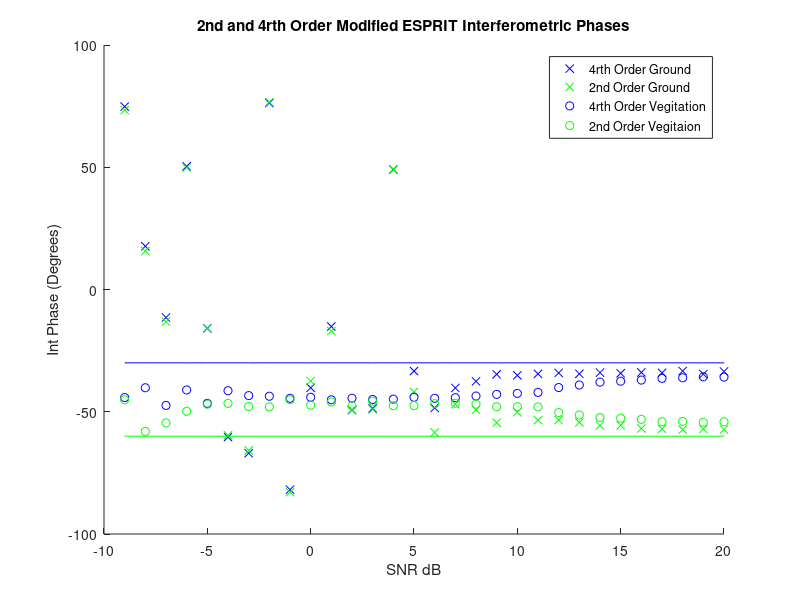
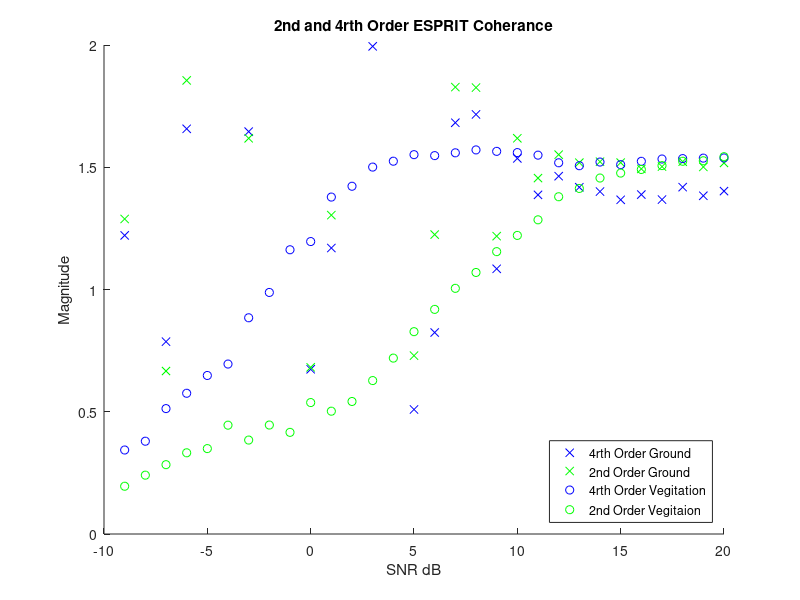

Source code (MATLAB) for these figures, in order:
%% Afric_Sim_test_ESPRIT
clc;clear;
%% Initializations
alpha = 1; %ground weighting factor
beta = 1;   %veg weighting factor

Pol_ground = [1;1;0]./sqrt(2);
Pol_vegitation = [1;1;1]./sqrt(3);

eye_optimal = 0.1;
G_O = 30;
ground_offset = G_O*pi/180; % ground interferomitry offset
V_O = 60;
vegitation_offset = V_O*pi/180;    % veg interferomitry offset

Averaged_samples = 100;
Window_optimal = 81;    %size of window
SNR_samples = 30;

ground_4=zeros(SNR_samples,1);
ground_2=zeros(SNR_samples,1);

vegitation_4=zeros(SNR_samples,1);
vegitation_2=zeros(SNR_samples,1);

SNR = zeros(1,SNR_samples);
%% Matrix Construction
for SNR_sample = (1:SNR_samples);
    
    SNR(SNR_sample)=SNR_sample-10;
    Noise = (10^(-SNR(SNR_sample)/20))/sqrt(3);
    
    for unusedvariable = 1:Averaged_samples
        
        %% Matrix Construction
        
        g =  Pol_ground*exp(1i*2*pi*rand(1,Window_optimal));
        v =  Pol_vegitation*exp(1i*2*pi*rand(1,Window_optimal));
        
        s1 = alpha*g + beta*v;
        s2 = alpha*exp(1i*ground_offset)*g + beta*exp(1i*vegitation_offset)*v;
        
        s1_Noise = s1 + Noise*sqrt(-2*log(1-rand(3,Window_optimal))).*exp(1i*2*pi*rand(3,Window_optimal));
        s2_Noise = s2 + Noise*sqrt(-2*log(1-rand(3,Window_optimal))).*exp(1i*2*pi*rand(3,Window_optimal));
        
        %% Forming the Six Arrays
        S1_2 = [s1_Noise(1,:)
            s1_Noise(2,:)
            s1_Noise(3,:)];
        
        S2_2 = [s2_Noise(1,:)
            s2_Noise(2,:)
            s2_Noise(3,:)];
        
        R11_2 = S1_2*S1_2.'/Window_optimal;
        E_h1_h1 = R11_2(1,1);
        E_h1_v1 = R11_2(1,2);
        E_h1_x1 = R11_2(1,3);
        E_v1_v1 = R11_2(2,2);
        E_v1_x1 = R11_2(2,3);
        E_x1_x1 = R11_2(3,3);
        
        R11c_2 = S1_2*S1_2'/Window_optimal;
        E_h1_h1c = R11c_2(1,1);
        E_h1_v1c = R11c_2(1,2);
        E_h1_x1c = R11c_2(1,3);
        E_v1_h1c = R11c_2(2,1);
        E_v1_v1c = R11c_2(2,2);
        E_v1_x1c = R11c_2(2,3);
        E_x1_h1c = R11c_2(3,1);
        E_x1_v1c = R11c_2(3,2);
        E_x1_x1c = R11c_2(3,3);
        
        R22_2 = S2_2*S2_2.'/Window_optimal;
        E_h2_h2 = R22_2(1,1);
        E_h2_v2 = R22_2(1,2);
        E_h2_x2 = R22_2(1,3);
        E_v2_v2 = R22_2(2,2);
        E_v2_x2 = R22_2(2,3);
        E_x2_x2 = R22_2(3,3);
        
        R12c_2 = S1_2*S2_2'/Window_optimal;
        E_h1_h2c = R12c_2(1,1);
        E_h1_v2c = R12c_2(1,2);
        E_h1_x2c = R12c_2(1,3);
        E_v1_h2c = R12c_2(2,1);
        E_v1_v2c = R12c_2(2,2);
        E_v1_x2c = R12c_2(2,3);
        E_x1_h2c = R12c_2(3,1);
        E_x1_v2c = R12c_2(3,2);
        E_x1_x2c = R12c_2(3,3);
        
        S1_4 = [s1_Noise(1,:).*s1_Noise(1,:)
            s1_Noise(2,:).*s1_Noise(2,:)
            s1_Noise(3,:).*s1_Noise(3,:)
            s1_Noise(1,:).*s1_Noise(2,:)
            s1_Noise(1,:).*s1_Noise(3,:)
            s1_Noise(2,:).*s1_Noise(3,:)];
        
        S2_4 = [s2_Noise(1,:).*s2_Noise(1,:)
            s2_Noise(2,:).*s2_Noise(2,:)
            s2_Noise(3,:).*s2_Noise(3,:)
            s2_Noise(1,:).*s2_Noise(2,:)
            s2_Noise(1,:).*s2_Noise(3,:)
            s2_Noise(2,:).*s2_Noise(3,:)];
        
        R1_4 = S1_4*S1_4'/Window_optimal;
        R2_4 = S1_4*S2_4'/Window_optimal;
        
        %% Forming Cumulant One Matrix
        %% HH
        Cumulant_1(1,1) = R1_4(1,1) - E_h1_h1*conj(E_h1_h1)...
            - E_h1_h1c*E_h1_h1c ...
            - E_h1_h1c*E_h1_h1c;
        
        Cumulant_1(1,2) = R1_4(1,2) - E_h1_h1*conj(E_v1_v1)...
            - E_h1_v1c*E_h1_v1c...
            - E_h1_v1c*E_h1_v1c;
        
        Cumulant_1(1,3) = R1_4(1,3) - E_h1_h1*conj(E_x1_x1)...
            - E_h1_x1c*E_h1_x1c...
            - E_h1_x1c*E_h1_x1c;
        
        Cumulant_1(1,4) = R1_4(1,4) - E_h1_h1*conj(E_h1_v1)...
            - E_h1_h1c*E_h1_v1c...
            - E_h1_v1c*E_h1_h1c;
        
        Cumulant_1(1,5) = R1_4(1,5) - E_h1_h1*conj(E_h1_x1)...
            - E_h1_h1c*E_h1_x1c...
            - E_h1_x1c*E_h1_h1c;
        
        Cumulant_1(1,6) = R1_4(1,6) - E_h1_h1*conj(E_v1_x1)...
            - E_h1_v1c*E_h1_x1c...
            - E_h1_x1c*E_h1_v1c;
        %% VV
        Cumulant_1(2,1) = R1_4(2,1) - E_v1_v1*conj(E_h1_h1)...
            - E_v1_h1c*E_v1_h1c...
            - E_v1_h1c*E_v1_h1c;
        
        Cumulant_1(2,2) = R1_4(2,2) - E_v1_v1*conj(E_v1_v1)...
            - E_v1_v1c*E_v1_v1c...
            - E_v1_v1c*E_v1_v1c;
        
        Cumulant_1(2,3) = R1_4(2,3) - E_v1_v1*conj(E_x1_x1)...
            - E_v1_x1c*E_v1_x1c...
            - E_v1_x1c*E_v1_x1c;
        
        Cumulant_1(2,4) = R1_4(2,4) - E_v1_v1*conj(E_h1_v1)...
            - E_v1_h1c*E_v1_v1c...
            - E_v1_v1c*E_v1_h1c;
        
        Cumulant_1(2,5) = R1_4(2,5) - E_v1_v1*conj(E_h1_x1)...
            - E_v1_h1c*E_v1_x1c...
            - E_v1_x1c*E_v1_h1c;
        
        Cumulant_1(2,6) = R1_4(2,6) - E_v1_v1*conj(E_v1_x1)...
            - E_v1_v1c*E_v1_x1c...
            - E_v1_x1c*E_v1_v1c;
        %% XX
        
        Cumulant_1(3,1) = R1_4(3,1) - E_x1_x1*conj(E_h1_h1)...
            - E_x1_h1c*E_x1_h1c...
            - E_x1_h1c*E_x1_h1c;
        
        Cumulant_1(3,2) = R1_4(3,2) - E_x1_x1*conj(E_v1_v1)...
            - E_x1_v1c*E_x1_v1c...
            - E_x1_v1c*E_x1_v1c;
        
        Cumulant_1(3,3) = R1_4(3,3) - E_x1_x1*conj(E_x1_x1)...
            - E_x1_x1c*E_x1_x1c...
            - E_x1_x1c*E_x1_x1c;
        
        Cumulant_1(3,4) = R1_4(3,4) - E_x1_x1*conj(E_h1_v1)...
            - E_x1_h1c*E_x1_v1c...
            - E_x1_v1c*E_x1_h1c;
        
        Cumulant_1(3,5) = R1_4(3,5) - E_x1_x1*conj(E_h1_x1)...
            - E_x1_h1c*E_x1_x1c...
            - E_x1_x1c*E_x1_h1c;
        
        Cumulant_1(3,6) = R1_4(3,6) - E_x1_x1*conj(E_v1_x1)...
            - E_x1_v1c*E_x1_x1c...
            - E_x1_x1c*E_x1_v1c;
        %% HV
        Cumulant_1(4,1) = R1_4(4,1) - E_h1_v1*conj(E_h1_h1)...
            - E_h1_h1c*E_v1_h1c...
            - E_h1_h1c*E_v1_h1c;
        
        Cumulant_1(4,2) = R1_4(4,2) - E_h1_v1*conj(E_v1_v1)...
            - E_h1_v1c*E_v1_v1c...
            - E_h1_v1c*E_v1_v1c;
        
        Cumulant_1(4,3) = R1_4(4,3) - E_h1_v1*conj(E_x1_x1)...
            - E_h1_x1c*E_v1_x1c...
            - E_h1_x1c*E_v1_x1c;
        
        Cumulant_1(4,4) = R1_4(4,4) - E_h1_v1*conj(E_h1_v1)...
            - E_h1_h1c*E_v1_v1c...
            - E_h1_v1c*E_v1_h1c;
        
        Cumulant_1(4,5) = R1_4(4,5) - E_h1_v1*conj(E_h1_x1)...
            - E_h1_h1c*E_v1_x1c...
            - E_h1_x1c*E_v1_h1c;
        
        Cumulant_1(4,6) = R1_4(4,6) - E_h1_v1*conj(E_v1_x1)...
            - E_h1_v1c*E_v1_x1c...
            - E_h1_x1c*E_v1_v1c;
        %% HX
        Cumulant_1(5,1) = R1_4(5,1) - E_h1_x1*conj(E_h1_h1)...
            - E_h1_h1c*E_x1_h1c...
            - E_h1_h1c*E_x1_h1c;
        
        Cumulant_1(5,2) = R1_4(5,2) - E_h1_x1*conj(E_v1_v1)...
            - E_h1_v1c*E_x1_v1c...
            - E_h1_v1c*E_x1_v1c;
        
        Cumulant_1(5,3) = R1_4(5,3) - E_h1_x1*conj(E_x1_x1)...
            - E_h1_x1c*E_x1_x1c...
            - E_h1_x1c*E_x1_x1c;
        
        Cumulant_1(5,4) = R1_4(5,4) - E_h1_x1*conj(E_h1_v1)...
            - E_h1_h1c*E_x1_v1c...
            - E_h1_v1c*E_x1_h1c;
        
        Cumulant_1(5,5) = R1_4(5,5) - E_h1_x1*conj(E_h1_x1)...
            - E_h1_h1c*E_x1_x1c...
            - E_h1_x1c*E_x1_h1c;
        
        Cumulant_1(5,6) = R1_4(5,6) - E_h1_x1*conj(E_v1_x1)...
            - E_h1_v1c*E_x1_x1c...
            - E_h1_x1c*E_x1_v1c;
        %%VX
        Cumulant_1(6,1) = R1_4(6,1) - E_v1_x1*conj(E_h1_h1)...
            - E_v1_h1c*E_x1_h1c...
            - E_v1_h1c*E_x1_h1c;
        
        Cumulant_1(6,2) = R1_4(6,2) - E_v1_x1*conj(E_v1_v1)...
            - E_v1_v1c*E_x1_v1c...
            - E_v1_v1c*E_x1_v1c;
        
        Cumulant_1(6,3) = R1_4(6,3) - E_v1_x1*conj(E_x1_x1)...
            - E_v1_x1c*E_x1_x1c...
            - E_v1_x1c*E_x1_x1c;
        
        Cumulant_1(6,4) = R1_4(6,4) - E_v1_x1*conj(E_h1_v1)...
            - E_v1_h1c*E_x1_v1c...
            - E_v1_v1c*E_x1_h1c;
        
        Cumulant_1(6,5) = R1_4(6,5) - E_v1_x1*conj(E_h1_x1)...
            - E_v1_h1c*E_x1_x1c...
            - E_v1_x1c*E_x1_h1c;
        
        Cumulant_1(6,6) = R1_4(6,6) - E_v1_x1*conj(E_v1_x1)...
            - E_v1_v1c*E_x1_x1c...
            - E_v1_x1c*E_x1_v1c;
        
        %% Forming Cumulant Two Matrix
        %% HH
        Cumulant_2(1,1) = R2_4(1,1) - E_h1_h1*conj(E_h2_h2)...
            - E_h1_h2c*E_h1_h2c...
            - E_h1_h2c*E_h1_h2c;
        
        Cumulant_2(1,2) = R2_4(1,2) - E_h1_h1*conj(E_v2_v2)...
            - E_h1_v2c*E_h1_v2c...
            - E_h1_v2c*E_h1_v2c;
        
        Cumulant_2(1,3) = R2_4(1,3) - E_h1_h1*conj(E_x2_x2)...
            - E_h1_x2c*E_h1_x2c...
            - E_h1_x2c*E_h1_x2c;
        
        Cumulant_2(1,4) = R2_4(1,4) - E_h1_h1*conj(E_h2_v2)...
            - E_h1_h2c*E_h1_v2c...
            - E_h1_v2c*E_h1_h2c;
        
        
        Cumulant_2(1,5) = R2_4(1,5) - E_h1_h1*conj(E_h2_x2)...
            - E_h1_h2c*E_h1_x2c...
            - E_h1_x2c*E_h1_h2c;
        
        Cumulant_2(1,6) = R2_4(1,6) - E_h1_h1*conj(E_v2_x2)...
            - E_h1_v2c*E_h1_x2c...
            - E_h1_x2c*E_h1_v2c;
        %% VV
        Cumulant_2(2,1) = R2_4(2,1) - E_v1_v1*conj(E_h2_h2)...
            - E_v1_h2c*E_v1_h2c...
            - E_v1_h2c*E_v1_h2c;
        
        Cumulant_2(2,2) = R2_4(2,2) - E_v1_v1*conj(E_v2_v2)...
            - E_v1_v2c*E_v1_v2c...
            - E_v1_v2c*E_v1_v2c;
        
        Cumulant_2(2,3) = R2_4(2,3) - E_v1_v1*conj(E_x2_x2)...
            - E_v1_x2c*E_v1_x2c...
            - E_v1_x2c*E_v1_x2c;
        
        Cumulant_2(2,4) = R2_4(2,4) - E_v1_v1*conj(E_h2_v2)...
            - E_v1_h2c*E_v1_v2c...
            - E_v1_v2c*E_v1_h2c;
        
        Cumulant_2(2,5) = R2_4(2,5) - E_v1_v1*conj(E_h2_x2)...
            - E_v1_h2c*E_v1_x2c...
            - E_v1_x2c*E_v1_h2c;
        
        Cumulant_2(2,6) = R2_4(2,6) - E_v1_v1*conj(E_v2_x2)...
            - E_v1_v2c*E_v1_x2c...
            - E_v1_x2c*E_v1_v2c;
        %% XX
        Cumulant_2(3,1) = R2_4(3,1) - E_x1_x1*conj(E_h2_h2)...
            - E_x1_h2c*E_x1_h2c...
            - E_x1_h2c*E_x1_h2c;
        
        Cumulant_2(3,2) = R2_4(3,2) - E_x1_x1*conj(E_v2_v2)...
            - E_x1_v2c*E_x1_v2c...
            - E_x1_v2c*E_x1_v2c;
        
        Cumulant_2(3,3) = R2_4(3,3) - E_x1_x1*conj(E_x2_x2)...
            - E_x1_x2c*E_x1_x2c...
            - E_x1_x2c*E_x1_x2c;
        
        Cumulant_2(3,4) = R2_4(3,4) - E_x1_x1*conj(E_h2_v2)...
            - E_x1_h2c*E_x1_v2c...
            - E_x1_v2c*E_x1_h2c;
        
        Cumulant_2(3,5) = R2_4(3,5) - E_x1_x1*conj(E_h2_x2)...
            - E_x1_h2c*E_x1_x2c...
            - E_x1_x2c*E_x1_h2c;
        
        Cumulant_2(3,6) = R2_4(3,6) - E_x1_x1*conj(E_v2_x2)...
            - E_x1_v2c*E_x1_x2c...
            - E_x1_x2c*E_x1_v2c;
        %% HV
        
        Cumulant_2(4,1) = R2_4(4,1) - E_h1_v1*conj(E_h2_h2)...
            - E_h1_h2c*E_v1_h2c...
            - E_h1_h2c*E_v1_h2c;
        
        Cumulant_2(4,2) = R2_4(4,2) - E_h1_v1*conj(E_v2_v2)...
            - E_h1_v2c*E_v1_v2c...
            - E_h1_v2c*E_v1_v2c;
        
        Cumulant_2(4,3) = R2_4(4,3) - E_h1_v1*conj(E_x2_x2)...
            - E_h1_x2c*E_v1_x2c...
            - E_h1_x2c*E_v1_x2c;
        
        Cumulant_2(4,4) = R2_4(4,4) - E_h1_v1*conj(E_h2_v2)...
            - E_h1_h2c*E_v1_v2c...
            - E_h1_v2c*E_v1_h2c;
        
        Cumulant_2(4,5) = R2_4(4,5) - E_h1_v1*conj(E_h2_x2)...
            - E_h1_h2c*E_v1_x2c...
            - E_h1_x2c*E_v1_h2c;
        
        Cumulant_2(4,6) = R2_4(4,6) - E_h1_v1*conj(E_v2_x2)...
            - E_h1_v2c*E_v1_x2c...
            - E_h1_x2c*E_v1_v2c;
        %% HX
        Cumulant_2(5,1) = R2_4(5,1) - E_h1_x1*conj(E_h2_h2)...
            - E_h1_h2c*E_x1_h2c...
            - E_h1_h2c*E_x1_h2c;
        
        Cumulant_2(5,2) = R2_4(5,2) - E_h1_x1*conj(E_v2_v2)...
            - E_h1_v2c*E_x1_v2c...
            - E_h1_v2c*E_x1_v2c;
        
        Cumulant_2(5,3) = R2_4(5,3) - E_h1_x1*conj(E_x2_x2)...
            - E_h1_x2c*E_x1_x2c...
            - E_h1_x2c*E_x1_x2c;
        
        Cumulant_2(5,4) = R2_4(5,4) - E_h1_x1*conj(E_h2_v2)...
            - E_h1_h2c*E_x1_v2c...
            - E_h1_v2c*E_x1_h2c;
        
        Cumulant_2(5,5) = R2_4(5,5) - E_h1_x1*conj(E_h2_x2)...
            - E_h1_h2c*E_x1_x2c...
            - E_h1_x2c*E_x1_h2c;
        
        Cumulant_2(5,6) = R2_4(5,6) - E_h1_x1*conj(E_v2_x2)...
            - E_h1_v2c*E_x1_x2c...
            - E_h1_x2c*E_x1_v2c;
        % VX
        
        Cumulant_2(6,1) = R2_4(6,1) - E_v1_x1*conj(E_h2_h2)...
            - E_v1_h2c*E_x1_h2c...
            - E_v1_h2c*E_x1_h2c;
        
        Cumulant_2(6,2) = R2_4(6,2) - E_v1_x1*conj(E_v2_v2)...
            - E_v1_v2c*E_x1_v2c...
            - E_v1_v2c*E_x1_v2c;
        
        Cumulant_2(6,3) = R2_4(6,3) - E_v1_x1*conj(E_x2_x2)...
            - E_v1_x2c*E_x1_x2c...
            - E_v1_x2c*E_x1_x2c;
        
        Cumulant_2(6,4) = R2_4(6,4) - E_v1_x1*conj(E_h2_v2)...
            - E_v1_h2c*E_x1_v2c...
            - E_v1_v2c*E_x1_h2c;
        
        Cumulant_2(6,5) = R2_4(6,5) - E_v1_x1*conj(E_h2_x2)...
            - E_v1_h2c*E_x1_x2c...
            - E_v1_x2c*E_x1_h2c;
        
        Cumulant_2(6,6) = R2_4(6,6) - E_v1_x1*conj(E_v2_x2)...
            - E_v1_v2c*E_x1_x2c...
            - E_v1_x2c*E_x1_v2c;
        
        %% ESPRIT Algorithm
        [eigenvec_4,eigenval_4] = eig(pinv(Cumulant_1+eye_optimal*eye(6))*Cumulant_2);
        
        [~,srt_4] = sort(abs(eigenval_4),'descend');
        
        
        LeigTemp  = (abs(eigenval_4(srt_4(1),srt_4(1))))^2....
            *(abs(eigenvec_4(1,srt_4(1)))^2....
            + abs(eigenvec_4(2,srt_4(1)))^2....
            + abs(eigenvec_4(4,srt_4(1)))^2);
        
        SLeigTemp = (abs(eigenval_4(srt_4(2),srt_4(2))))^2....
            *(abs(eigenvec_4(1,srt_4(2)))^2....
            + abs(eigenvec_4(2,srt_4(2)))^2....
            + abs(eigenvec_4(3,srt_4(2)))^2);
        
        if LeigTemp >= SLeigTemp
            
            
            ground_4(SNR_sample) = ground_4(SNR_sample)....
                + eigenval_4(srt_4(1),srt_4(1))/Averaged_samples;
            
        else
            ground_4(SNR_sample) = ground_4(SNR_sample)....
                + eigenval_4(srt_4(2),srt_4(2))/Averaged_samples;
        end
        
        LeigTemp  = (abs(eigenval_4(srt_4(1),srt_4(1))))^2....
            *(abs(eigenvec_4(3,srt_4(1)))^2....
            + abs(eigenvec_4(5,srt_4(1)))^2....
            + abs(eigenvec_4(6,srt_4(1)))^2);
        
        SLeigTemp = (abs(eigenval_4(srt_4(2),srt_4(2))))^2....
            *(abs(eigenvec_4(3,srt_4(2)))^2....
            + abs(eigenvec_4(5,srt_4(2)))^2....
            + abs(eigenvec_4(6,srt_4(2)))^2);
        
        if LeigTemp >= SLeigTemp
            vegitation_4(SNR_sample) = vegitation_4(SNR_sample)....
                + eigenval_4(srt_4(1),srt_4(1))/Averaged_samples;
        else
            
            vegitation_4(SNR_sample) = vegitation_4(SNR_sample)....
                + eigenval_4(srt_4(2),srt_4(2))/Averaged_samples;
        end
        
        %% Second Order ESPRIT
        
        R1_2 = S1_2*S1_2'/Window_optimal;
        R2_2 = S1_2*S2_2'/Window_optimal;
        
        [eigenvec_2,eigenval_2] = eig(pinv(R1_2 + eye_optimal*eye(3))*R2_2);
        
        [~,srt_2]=sort(abs(diag(eigenval_2)),'descend');
        
        Leig_copol = (eigenval_2(srt_2(1),srt_2(1))^2)*abs(eigenvec_2(1,srt_2(1)))^2 + abs(eigenvec_2(2,srt_2(1)))^2;
        SLeig_copol = (eigenval_2(srt_2(1),srt_2(1))^2)*abs(eigenvec_2(1,srt_2(2)))^2 + abs(eigenvec_2(2,srt_2(2)))^2;
        
        if (Leig_copol >= SLeig_copol)
            
            ground_2(SNR_sample) = ground_2(SNR_sample)....
                + eigenval_2(srt_2(1),srt_2(1))/Averaged_samples;
            
            ground_2(SNR_sample) = ground_2(SNR_sample)....
                + eigenval_2(srt_2(1),srt_2(1))/Averaged_samples;
            
            vegitation_2(SNR_sample) = vegitation_2(SNR_sample)....
                + eigenval_2(srt_2(2),srt_2(2))/Averaged_samples;
            
            vegitation_2(SNR_sample) = vegitation_2(SNR_sample)....
                + eigenval_2(srt_2(2),srt_2(2))/Averaged_samples;
            
        else
            
            ground_2(SNR_sample) = ground_2(SNR_sample)....
                + eigenval_2(srt_2(2),srt_2(2))/Averaged_samples;
            
            ground_2(SNR_sample) = ground_2(SNR_sample)....
                + eigenval_2(srt_2(2),srt_2(2))/Averaged_samples;
            
            vegitation_2(SNR_sample) = vegitation_2(SNR_sample)....
                + eigenval_2(srt_2(1),srt_2(1))/Averaged_samples;
            
            vegitation_2(SNR_sample) = vegitation_2(SNR_sample)....
                + eigenval_2(srt_2(1),srt_2(1))/Averaged_samples;
            
        end
    end
end
%% Plotting Results
figure(1);
title('2nd and 4rth Order Modified ESPRIT Interferometric Phases');
xlabel('SNR dB');ylabel('Int Phase (Degrees)');
hold on;
plot(SNR,0.5*angle(ground_4)*180/pi,'bx');
plot(SNR,0.5*angle(vegitation_4)*180/pi,'gx');
plot(SNR,angle(ground_2)*180/pi,'bo');
plot(SNR,angle(vegitation_2)*180/pi,'go');
plot(SNR,-V_O*ones(1,SNR_samples),'g');
plot(SNR,-G_O*ones(1,SNR_samples),'b');
legend('4rth Order Ground','2nd Order Ground','4rth Order Vegitation','2nd Order Vegitaion','Location','northeast')
hold off

figure(2);
title('2nd and 4rth Order ESPRIT Coherance');
xlabel('SNR dB');ylabel('Magnitude');
hold on;
plot(SNR,abs(ground_4),'bx');
plot(SNR,abs(vegitation_4),'gx');
plot(SNR,abs(ground_2),'bo');
plot(SNR,abs(vegitation_2),'go');
axis([-10,20,0,2])
legend('4rth Order Ground','2nd Order Ground','4rth Order Vegitation','2nd Order Vegitaion','Location','southeast')
hold off
